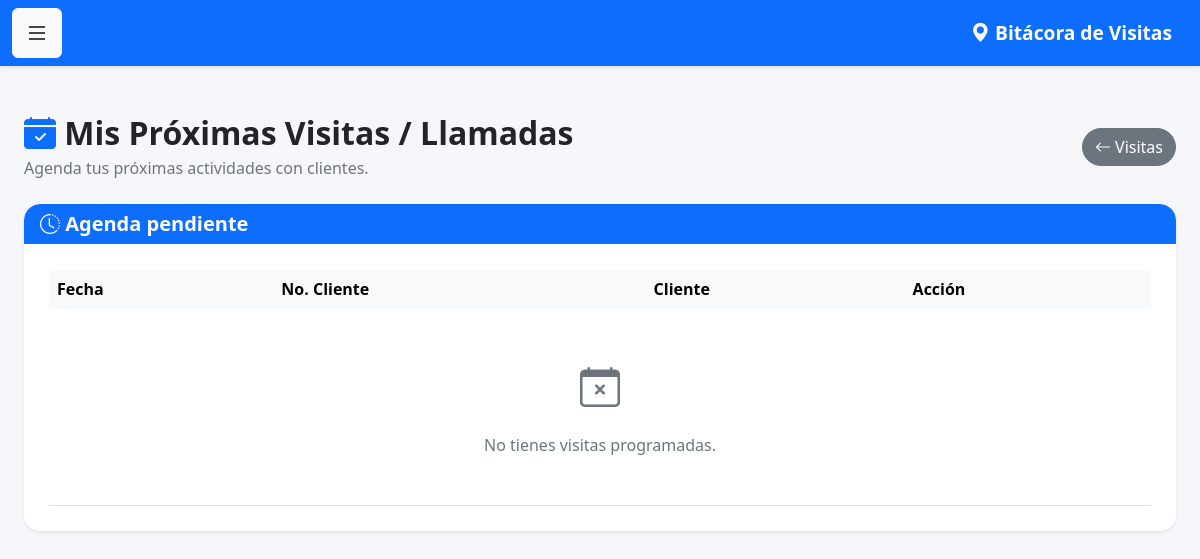
/mis_proximas_visitas (signed in), run on an earlier commit of the app's database.
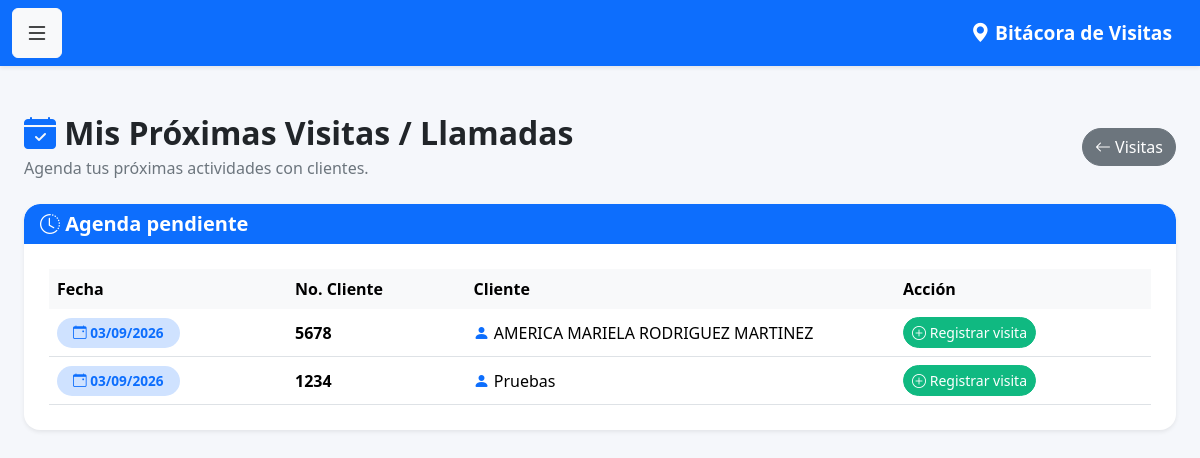
And on a later commit of the database.
### models.py (models this page shows)
class Visita(db.Model):
    __tablename__ = 'visitas'
    id = db.Column(
        db.Integer,
        primary_key=True
    )
    fecha = db.Column(
        db.DateTime,
        default=datetime.now
    )
    observaciones = db.Column(
        db.Text
    )
    venta_realizada = db.Column(
        db.Boolean,
        default=False
    )
    monto_venta = db.Column(
        db.Float,
        default=0
    )
    proxima_visita = db.Column(
        db.Date
    )
    cliente_id = db.Column(
        db.Integer,
        db.ForeignKey('clientes.id')
    )
    usuario_id = db.Column(
        db.Integer,
        db.ForeignKey('usuarios.id')
    )
    latitud = db.Column(
    db.String(50)
    )
    longitud = db.Column(
    db.String(50)
    )
    foto = db.Column(
    db.String(255)
    )
    cliente = db.relationship(
        'Cliente',
        backref='visitas'
    )
    usuario = db.relationship(
        'Usuario',
        backref='visitas'
    )

class Cliente(db.Model):
    __tablename__ = 'clientes'
    id = db.Column(
        db.Integer,
        primary_key=True
    )
    num_cliente = db.Column(
        db.String(20),
        unique=True,
        nullable=False
    )
    nombre = db.Column(
        db.String(150),
        nullable=False
    )
    grupo = db.Column(
        db.String(100)
    )
    canal = db.Column(
        db.String(100)
    )
    vendedor = db.Column(
        db.Integer
    )

### app.py (the view)
@app.route('/mis_proximas_visitas')
@login_required
def mis_proximas_visitas():
    visitas = Visita.query.filter(
        Visita.usuario_id == current_user.id,
        Visita.proxima_visita.isnot(None),
        Visita.proxima_visita >= date.today()
    ).order_by(
        Visita.proxima_visita.asc()
    ).all()
    return render_template(
        'mis_proximas_visitas.html',
        visitas=visitas
    )

### app.py (called while the page is built)
@login_manager.user_loader
def load_user(user_id):
    return Usuario.query.get(int(user_id))

### templates/mis_proximas_visitas.html (shortened to what this page needs)
{% extends 'base.html' %}
{% block contenido %}
<div class="container py-4">
    <div class="d-flex justify-content-between align-items-center mb-4">
        <div>
            <h2 class="fw-bold mb-1">
                <i class="bi bi-calendar-check-fill text-primary"></i>
                Mis Próximas Visitas / Llamadas
            </h2>
            <p class="text-muted mb-0">
                Agenda tus próximas actividades con clientes.
            </p>
        </div>
        <a href="{{ url_for('visitas') }}"
           class="btn btn-secondary rounded-pill">
            <i class="bi bi-arrow-left"></i>
            Visitas
        </a>
    </div>
    <div class="card shadow-sm border-0 rounded-4">
        <div class="card-header bg-primary text-white rounded-top-4">
            <h5 class="mb-0">
                <i class="bi bi-clock-history"></i>
                Agenda pendiente
            </h5>
        </div>
        <div class="card-body">
            <div class="table-responsive">
                <table class="table table-hover align-middle mb-0">
                    <thead class="table-light">
                        <tr>
                            <th>
                                Fecha
                            </th>
                            <th>
                                No. Cliente
                            </th>
                            <th>
                                Cliente
                            </th>
                            <th>
                                Acción
                            </th>
                        </tr>
                    </thead>
                    <tbody>
                    {% for visita in visitas %}
                        <tr>
                            <td>
                                <span class="badge bg-primary-subtle text-primary px-3 py-2">
                                    <i class="bi bi-calendar-event"></i>
                                    {{ visita.proxima_visita.strftime('%d/%m/%Y') }}
                                </span>
                            </td>
                            <td>
                                <strong>
                                    {{ visita.cliente.num_cliente }}
                                </strong>
                            </td>
                            <td>
                                <i class="bi bi-person-fill text-primary"></i>
                                {{ visita.cliente.nombre }}
                            </td>
                            <td>
                                <a href="{{ url_for('nueva_visita') }}"
                                   class="btn btn-sm btn-success rounded-pill">
                                    <i class="bi bi-plus-circle"></i>
                                    Registrar visita
                                </a>
                            </td>
                        </tr>
                    {% else %}
                        <tr>
                            <td colspan="4"
                                class="text-center text-muted py-5">
                                <i class="bi bi-calendar-x fs-1 d-block mb-3"></i>
                                No tienes visitas programadas.
                            </td>
                        </tr>
                    {% endfor %}
                    </tbody>
                </table>
            </div>
        </div>
    </div>
</div>
{% endblock %}

What changed in the data, as far as the page shows it:
added Visita: proxima_visita "03/09/2026", cliente.num_cliente "5678", cliente.nombre "AMERICA MARIELA RODRIGUEZ MARTINEZ"
added Visita: proxima_visita "03/09/2026", cliente.num_cliente "1234", cliente.nombre "Pruebas"
Also different on the page:
text no longer shown: "No tienes visitas programadas."
